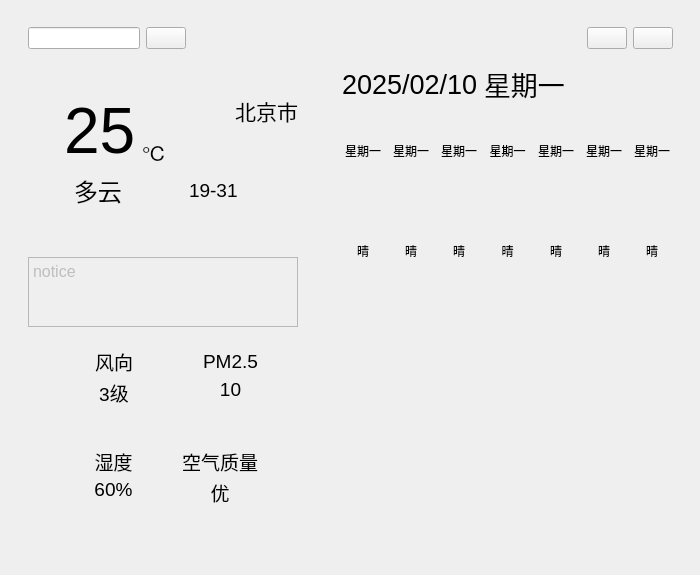
<?xml version="1.0" encoding="UTF-8"?>
<ui version="4.0">
 <class>MainWindow</class>
 <widget class="QMainWindow" name="MainWindow">
  <property name="geometry">
   <rect>
    <x>0</x>
    <y>0</y>
    <width>700</width>
    <height>534</height>
   </rect>
  </property>
  <property name="windowTitle">
   <string>MainWindow</string>
  </property>
  <property name="windowIcon">
   <iconset resource="res.qrc">
    <normaloff>:/picture/cloudy.png</normaloff>:/picture/cloudy.png</iconset>
  </property>
  <widget class="QWidget" name="centralwidget">
   <layout class="QGridLayout" name="gridLayout">
    <item row="1" column="0">
     <widget class="QWidget" name="widget" native="true">
      <property name="autoFillBackground">
       <bool>false</bool>
      </property>
      <layout class="QHBoxLayout" name="horizontalLayout_15" stretch="8,1,10">
       <property name="spacing">
        <number>0</number>
       </property>
       <item>
        <layout class="QVBoxLayout" name="verticalLayout_8" stretch="3,1,1,3">
         <property name="leftMargin">
          <number>10</number>
         </property>
         <property name="bottomMargin">
          <number>10</number>
         </property>
         <item>
          <widget class="QWidget" name="widget_weather" native="true">
           <layout class="QVBoxLayout" name="verticalLayout_9">
            <property name="leftMargin">
             <number>0</number>
            </property>
            <property name="rightMargin">
             <number>0</number>
            </property>
            <item>
             <layout class="QHBoxLayout" name="horizontalLayout_7">
              <item>
               <widget class="QLineEdit" name="lineEdit"/>
              </item>
              <item>
               <widget class="QPushButton" name="pushButton_seek">
                <property name="text">
                 <string/>
                </property>
                <property name="icon">
                 <iconset theme="QIcon::ThemeIcon::EditFind"/>
                </property>
               </widget>
              </item>
              <item>
               <spacer name="horizontalSpacer">
                <property name="orientation">
                 <enum>Qt::Orientation::Horizontal</enum>
                </property>
                <property name="sizeHint" stdset="0">
                 <size>
                  <width>40</width>
                  <height>20</height>
                 </size>
                </property>
               </spacer>
              </item>
             </layout>
            </item>
            <item>
             <spacer name="verticalSpacer_2">
              <property name="orientation">
               <enum>Qt::Orientation::Vertical</enum>
              </property>
              <property name="sizeType">
               <enum>QSizePolicy::Policy::Minimum</enum>
              </property>
              <property name="sizeHint" stdset="0">
               <size>
                <width>20</width>
                <height>40</height>
               </size>
              </property>
             </spacer>
            </item>
            <item>
             <layout class="QHBoxLayout" name="horizontalLayout_14">
              <item>
               <layout class="QVBoxLayout" name="verticalLayout_7">
                <item>
                 <widget class="QLabel" name="label_weatherPic">
                  <property name="text">
                   <string/>
                  </property>
                 </widget>
                </item>
                <item>
                 <spacer name="verticalSpacer_3">
                  <property name="orientation">
                   <enum>Qt::Orientation::Vertical</enum>
                  </property>
                  <property name="sizeHint" stdset="0">
                   <size>
                    <width>20</width>
                    <height>18</height>
                   </size>
                  </property>
                 </spacer>
                </item>
               </layout>
              </item>
              <item>
               <layout class="QVBoxLayout" name="verticalLayout_6">
                <property name="leftMargin">
                 <number>10</number>
                </property>
                <item>
                 <layout class="QHBoxLayout" name="horizontalLayout_9">
                  <item>
                   <widget class="QLabel" name="label_curtemperature">
                    <property name="font">
                     <font>
                      <pointsize>48</pointsize>
                     </font>
                    </property>
                    <property name="text">
                     <string>25</string>
                    </property>
                    <property name="alignment">
                     <set>Qt::AlignmentFlag::AlignBottom|Qt::AlignmentFlag::AlignLeading|Qt::AlignmentFlag::AlignLeft</set>
                    </property>
                   </widget>
                  </item>
                  <item>
                   <layout class="QVBoxLayout" name="verticalLayout_5">
                    <item>
                     <widget class="QLabel" name="label_city">
                      <property name="font">
                       <font>
                        <pointsize>16</pointsize>
                       </font>
                      </property>
                      <property name="text">
                       <string>北京市</string>
                      </property>
                      <property name="alignment">
                       <set>Qt::AlignmentFlag::AlignRight|Qt::AlignmentFlag::AlignTop|Qt::AlignmentFlag::AlignTrailing</set>
                      </property>
                     </widget>
                    </item>
                    <item>
                     <layout class="QHBoxLayout" name="horizontalLayout_6">
                      <item>
                       <widget class="QLabel" name="label">
                        <property name="font">
                         <font>
                          <pointsize>16</pointsize>
                         </font>
                        </property>
                        <property name="text">
                         <string>℃</string>
                        </property>
                        <property name="alignment">
                         <set>Qt::AlignmentFlag::AlignBottom|Qt::AlignmentFlag::AlignLeading|Qt::AlignmentFlag::AlignLeft</set>
                        </property>
                        <property name="margin">
                         <number>10</number>
                        </property>
                       </widget>
                      </item>
                      <item>
                       <spacer name="horizontalSpacer_6">
                        <property name="orientation">
                         <enum>Qt::Orientation::Horizontal</enum>
                        </property>
                        <property name="sizeHint" stdset="0">
                         <size>
                          <width>40</width>
                          <height>20</height>
                         </size>
                        </property>
                       </spacer>
                      </item>
                     </layout>
                    </item>
                   </layout>
                  </item>
                 </layout>
                </item>
                <item>
                 <layout class="QHBoxLayout" name="horizontalLayout_5">
                  <property name="leftMargin">
                   <number>10</number>
                  </property>
                  <item>
                   <widget class="QLabel" name="label_weatherText">
                    <property name="font">
                     <font>
                      <pointsize>18</pointsize>
                     </font>
                    </property>
                    <property name="text">
                     <string>多云</string>
                    </property>
                   </widget>
                  </item>
                  <item>
                   <spacer name="horizontalSpacer_3">
                    <property name="orientation">
                     <enum>Qt::Orientation::Horizontal</enum>
                    </property>
                    <property name="sizeType">
                     <enum>QSizePolicy::Policy::Expanding</enum>
                    </property>
                    <property name="sizeHint" stdset="0">
                     <size>
                      <width>40</width>
                      <height>10</height>
                     </size>
                    </property>
                   </spacer>
                  </item>
                  <item>
                   <widget class="QLabel" name="label_temperature">
                    <property name="font">
                     <font>
                      <pointsize>14</pointsize>
                     </font>
                    </property>
                    <property name="text">
                     <string>19-31</string>
                    </property>
                   </widget>
                  </item>
                  <item>
                   <spacer name="horizontalSpacer_5">
                    <property name="orientation">
                     <enum>Qt::Orientation::Horizontal</enum>
                    </property>
                    <property name="sizeType">
                     <enum>QSizePolicy::Policy::Expanding</enum>
                    </property>
                    <property name="sizeHint" stdset="0">
                     <size>
                      <width>40</width>
                      <height>20</height>
                     </size>
                    </property>
                   </spacer>
                  </item>
                 </layout>
                </item>
               </layout>
              </item>
             </layout>
            </item>
           </layout>
          </widget>
         </item>
         <item>
          <spacer name="verticalSpacer">
           <property name="orientation">
            <enum>Qt::Orientation::Vertical</enum>
           </property>
           <property name="sizeType">
            <enum>QSizePolicy::Policy::MinimumExpanding</enum>
           </property>
           <property name="sizeHint" stdset="0">
            <size>
             <width>20</width>
             <height>40</height>
            </size>
           </property>
          </spacer>
         </item>
         <item>
          <widget class="QPlainTextEdit" name="plainTextEdit">
           <property name="enabled">
            <bool>false</bool>
           </property>
           <property name="font">
            <font>
             <pointsize>12</pointsize>
            </font>
           </property>
           <property name="horizontalScrollBarPolicy">
            <enum>Qt::ScrollBarPolicy::ScrollBarAsNeeded</enum>
           </property>
           <property name="plainText">
            <string>notice
</string>
           </property>
          </widget>
         </item>
         <item>
          <widget class="QWidget" name="widget_info" native="true">
           <layout class="QGridLayout" name="gridLayout_2" rowstretch="0,0" columnstretch="0,0">
            <property name="leftMargin">
             <number>40</number>
            </property>
            <property name="topMargin">
             <number>20</number>
            </property>
            <property name="rightMargin">
             <number>40</number>
            </property>
            <property name="bottomMargin">
             <number>40</number>
            </property>
            <property name="spacing">
             <number>40</number>
            </property>
            <item row="0" column="0">
             <layout class="QHBoxLayout" name="horizontalLayout" stretch="1,1">
              <property name="spacing">
               <number>2</number>
              </property>
              <item>
               <widget class="QLabel" name="label_windPic">
                <property name="text">
                 <string/>
                </property>
                <property name="alignment">
                 <set>Qt::AlignmentFlag::AlignRight|Qt::AlignmentFlag::AlignTrailing|Qt::AlignmentFlag::AlignVCenter</set>
                </property>
               </widget>
              </item>
              <item>
               <layout class="QVBoxLayout" name="verticalLayout">
                <item>
                 <widget class="QLabel" name="label_wind">
                  <property name="font">
                   <font>
                    <pointsize>14</pointsize>
                   </font>
                  </property>
                  <property name="text">
                   <string>风向</string>
                  </property>
                  <property name="alignment">
                   <set>Qt::AlignmentFlag::AlignCenter</set>
                  </property>
                 </widget>
                </item>
                <item>
                 <widget class="QLabel" name="label_windPower">
                  <property name="font">
                   <font>
                    <pointsize>14</pointsize>
                   </font>
                  </property>
                  <property name="text">
                   <string>3级</string>
                  </property>
                  <property name="alignment">
                   <set>Qt::AlignmentFlag::AlignHCenter|Qt::AlignmentFlag::AlignTop</set>
                  </property>
                 </widget>
                </item>
               </layout>
              </item>
             </layout>
            </item>
            <item row="1" column="1">
             <layout class="QHBoxLayout" name="horizontalLayout_4">
              <property name="spacing">
               <number>2</number>
              </property>
              <item>
               <widget class="QLabel" name="label_qualityPic">
                <property name="text">
                 <string/>
                </property>
                <property name="alignment">
                 <set>Qt::AlignmentFlag::AlignRight|Qt::AlignmentFlag::AlignTrailing|Qt::AlignmentFlag::AlignVCenter</set>
                </property>
               </widget>
              </item>
              <item>
               <layout class="QVBoxLayout" name="verticalLayout_4">
                <item>
                 <widget class="QLabel" name="quality">
                  <property name="font">
                   <font>
                    <pointsize>14</pointsize>
                   </font>
                  </property>
                  <property name="text">
                   <string>空气质量</string>
                  </property>
                  <property name="alignment">
                   <set>Qt::AlignmentFlag::AlignCenter</set>
                  </property>
                  <property name="margin">
                   <number>3</number>
                  </property>
                 </widget>
                </item>
                <item>
                 <widget class="QLabel" name="label_quality">
                  <property name="font">
                   <font>
                    <pointsize>14</pointsize>
                   </font>
                  </property>
                  <property name="text">
                   <string>优</string>
                  </property>
                  <property name="alignment">
                   <set>Qt::AlignmentFlag::AlignHCenter|Qt::AlignmentFlag::AlignTop</set>
                  </property>
                 </widget>
                </item>
               </layout>
              </item>
             </layout>
            </item>
            <item row="0" column="1">
             <layout class="QHBoxLayout" name="horizontalLayout_2">
              <property name="spacing">
               <number>2</number>
              </property>
              <item>
               <widget class="QLabel" name="label_PM25Pic">
                <property name="text">
                 <string/>
                </property>
                <property name="alignment">
                 <set>Qt::AlignmentFlag::AlignRight|Qt::AlignmentFlag::AlignTrailing|Qt::AlignmentFlag::AlignVCenter</set>
                </property>
               </widget>
              </item>
              <item>
               <layout class="QVBoxLayout" name="verticalLayout_2">
                <item>
                 <widget class="QLabel" name="PM25">
                  <property name="font">
                   <font>
                    <pointsize>14</pointsize>
                   </font>
                  </property>
                  <property name="text">
                   <string>PM2.5</string>
                  </property>
                  <property name="alignment">
                   <set>Qt::AlignmentFlag::AlignCenter</set>
                  </property>
                 </widget>
                </item>
                <item>
                 <widget class="QLabel" name="label_PM25">
                  <property name="font">
                   <font>
                    <pointsize>14</pointsize>
                   </font>
                  </property>
                  <property name="text">
                   <string>10</string>
                  </property>
                  <property name="alignment">
                   <set>Qt::AlignmentFlag::AlignHCenter|Qt::AlignmentFlag::AlignTop</set>
                  </property>
                 </widget>
                </item>
               </layout>
              </item>
             </layout>
            </item>
            <item row="1" column="0">
             <layout class="QHBoxLayout" name="horizontalLayout_3">
              <property name="spacing">
               <number>2</number>
              </property>
              <item>
               <widget class="QLabel" name="label_humidityPic">
                <property name="text">
                 <string/>
                </property>
                <property name="alignment">
                 <set>Qt::AlignmentFlag::AlignRight|Qt::AlignmentFlag::AlignTrailing|Qt::AlignmentFlag::AlignVCenter</set>
                </property>
               </widget>
              </item>
              <item>
               <layout class="QVBoxLayout" name="verticalLayout_3">
                <item>
                 <widget class="QLabel" name="humidity">
                  <property name="font">
                   <font>
                    <pointsize>14</pointsize>
                   </font>
                  </property>
                  <property name="text">
                   <string>湿度</string>
                  </property>
                  <property name="alignment">
                   <set>Qt::AlignmentFlag::AlignCenter</set>
                  </property>
                 </widget>
                </item>
                <item>
                 <widget class="QLabel" name="label_humidity">
                  <property name="font">
                   <font>
                    <pointsize>14</pointsize>
                   </font>
                  </property>
                  <property name="text">
                   <string>60%</string>
                  </property>
                  <property name="alignment">
                   <set>Qt::AlignmentFlag::AlignHCenter|Qt::AlignmentFlag::AlignTop</set>
                  </property>
                 </widget>
                </item>
               </layout>
              </item>
             </layout>
            </item>
           </layout>
          </widget>
         </item>
        </layout>
       </item>
       <item>
        <spacer name="horizontalSpacer_4">
         <property name="orientation">
          <enum>Qt::Orientation::Horizontal</enum>
         </property>
         <property name="sizeHint" stdset="0">
          <size>
           <width>40</width>
           <height>20</height>
          </size>
         </property>
        </spacer>
       </item>
       <item>
        <layout class="QVBoxLayout" name="verticalLayout_33" stretch="1,10">
         <item>
          <layout class="QHBoxLayout" name="horizontalLayout_8">
           <item>
            <widget class="QWidget" name="widget_date" native="true">
             <layout class="QGridLayout" name="gridLayout_4">
              <property name="bottomMargin">
               <number>0</number>
              </property>
              <item row="0" column="0">
               <layout class="QGridLayout" name="gridLayout_3">
                <item row="0" column="4">
                 <widget class="QPushButton" name="pushButton_quit">
                  <property name="text">
                   <string/>
                  </property>
                  <property name="icon">
                   <iconset theme="QIcon::ThemeIcon::ApplicationExit"/>
                  </property>
                 </widget>
                </item>
                <item row="0" column="3">
                 <widget class="QPushButton" name="pushButton_min">
                  <property name="text">
                   <string/>
                  </property>
                  <property name="icon">
                   <iconset theme="QIcon::ThemeIcon::ListRemove"/>
                  </property>
                 </widget>
                </item>
                <item row="1" column="1">
                 <widget class="QLabel" name="label_week">
                  <property name="font">
                   <font>
                    <pointsize>20</pointsize>
                   </font>
                  </property>
                  <property name="text">
                   <string>星期一</string>
                  </property>
                  <property name="alignment">
                   <set>Qt::AlignmentFlag::AlignLeading|Qt::AlignmentFlag::AlignLeft|Qt::AlignmentFlag::AlignVCenter</set>
                  </property>
                 </widget>
                </item>
                <item row="1" column="2">
                 <spacer name="horizontalSpacer_2">
                  <property name="orientation">
                   <enum>Qt::Orientation::Horizontal</enum>
                  </property>
                  <property name="sizeHint" stdset="0">
                   <size>
                    <width>58</width>
                    <height>58</height>
                   </size>
                  </property>
                 </spacer>
                </item>
                <item row="1" column="0">
                 <widget class="QLabel" name="label_datetime">
                  <property name="font">
                   <font>
                    <pointsize>20</pointsize>
                   </font>
                  </property>
                  <property name="text">
                   <string>2025/02/10</string>
                  </property>
                  <property name="alignment">
                   <set>Qt::AlignmentFlag::AlignLeading|Qt::AlignmentFlag::AlignLeft|Qt::AlignmentFlag::AlignVCenter</set>
                  </property>
                  <property name="margin">
                   <number>20</number>
                  </property>
                 </widget>
                </item>
               </layout>
              </item>
             </layout>
            </widget>
           </item>
          </layout>
         </item>
         <item>
          <widget class="QWidget" name="widget_show" native="true">
           <layout class="QVBoxLayout" name="verticalLayout_31" stretch="2,2,5,1,1">
            <property name="topMargin">
             <number>0</number>
            </property>
            <item>
             <widget class="QWidget" name="widget_1" native="true">
              <layout class="QHBoxLayout" name="horizontalLayout_10">
               <property name="spacing">
                <number>6</number>
               </property>
               <property name="leftMargin">
                <number>0</number>
               </property>
               <property name="rightMargin">
                <number>0</number>
               </property>
               <item>
                <widget class="QLabel" name="label_day0">
                 <property name="text">
                  <string>星期一</string>
                 </property>
                 <property name="alignment">
                  <set>Qt::AlignmentFlag::AlignCenter</set>
                 </property>
                 <property name="wordWrap">
                  <bool>true</bool>
                 </property>
                </widget>
               </item>
               <item>
                <widget class="QLabel" name="label_day1">
                 <property name="text">
                  <string>星期一</string>
                 </property>
                 <property name="alignment">
                  <set>Qt::AlignmentFlag::AlignCenter</set>
                 </property>
                </widget>
               </item>
               <item>
                <widget class="QLabel" name="label_day2">
                 <property name="text">
                  <string>星期一</string>
                 </property>
                 <property name="alignment">
                  <set>Qt::AlignmentFlag::AlignCenter</set>
                 </property>
                </widget>
               </item>
               <item>
                <widget class="QLabel" name="label_day3">
                 <property name="text">
                  <string>星期一</string>
                 </property>
                 <property name="alignment">
                  <set>Qt::AlignmentFlag::AlignCenter</set>
                 </property>
                </widget>
               </item>
               <item>
                <widget class="QLabel" name="label_day4">
                 <property name="text">
                  <string>星期一</string>
                 </property>
                 <property name="alignment">
                  <set>Qt::AlignmentFlag::AlignCenter</set>
                 </property>
                </widget>
               </item>
               <item>
                <widget class="QLabel" name="label_day5">
                 <property name="text">
                  <string>星期一</string>
                 </property>
                 <property name="alignment">
                  <set>Qt::AlignmentFlag::AlignCenter</set>
                 </property>
                </widget>
               </item>
               <item>
                <widget class="QLabel" name="label_day6">
                 <property name="text">
                  <string>星期一</string>
                 </property>
                 <property name="alignment">
                  <set>Qt::AlignmentFlag::AlignCenter</set>
                 </property>
                </widget>
               </item>
              </layout>
             </widget>
            </item>
            <item>
             <widget class="QWidget" name="widget_2" native="true">
              <layout class="QHBoxLayout" name="horizontalLayout_11">
               <property name="leftMargin">
                <number>0</number>
               </property>
               <property name="topMargin">
                <number>0</number>
               </property>
               <property name="rightMargin">
                <number>0</number>
               </property>
               <property name="bottomMargin">
                <number>0</number>
               </property>
               <item>
                <layout class="QVBoxLayout" name="verticalLayout_13">
                 <item>
                  <widget class="QLabel" name="label_dayPic0">
                   <property name="text">
                    <string/>
                   </property>
                   <property name="alignment">
                    <set>Qt::AlignmentFlag::AlignCenter</set>
                   </property>
                  </widget>
                 </item>
                 <item>
                  <widget class="QLabel" name="label_dayText0">
                   <property name="text">
                    <string>晴</string>
                   </property>
                   <property name="alignment">
                    <set>Qt::AlignmentFlag::AlignCenter</set>
                   </property>
                  </widget>
                 </item>
                </layout>
               </item>
               <item>
                <layout class="QVBoxLayout" name="verticalLayout_14">
                 <item>
                  <widget class="QLabel" name="label_dayPic1">
                   <property name="text">
                    <string/>
                   </property>
                   <property name="alignment">
                    <set>Qt::AlignmentFlag::AlignCenter</set>
                   </property>
                  </widget>
                 </item>
                 <item>
                  <widget class="QLabel" name="label_dayText1">
                   <property name="text">
                    <string>晴</string>
                   </property>
                   <property name="alignment">
                    <set>Qt::AlignmentFlag::AlignCenter</set>
                   </property>
                  </widget>
                 </item>
                </layout>
               </item>
               <item>
                <layout class="QVBoxLayout" name="verticalLayout_15">
                 <item>
                  <widget class="QLabel" name="label_dayPic2">
                   <property name="text">
                    <string/>
                   </property>
                   <property name="alignment">
                    <set>Qt::AlignmentFlag::AlignCenter</set>
                   </property>
                  </widget>
                 </item>
                 <item>
                  <widget class="QLabel" name="label_dayText2">
                   <property name="text">
                    <string>晴</string>
                   </property>
                   <property name="alignment">
                    <set>Qt::AlignmentFlag::AlignCenter</set>
                   </property>
                  </widget>
                 </item>
                </layout>
               </item>
               <item>
                <layout class="QVBoxLayout" name="verticalLayout_16">
                 <item>
                  <widget class="QLabel" name="label_dayPic3">
                   <property name="text">
                    <string/>
                   </property>
                   <property name="alignment">
                    <set>Qt::AlignmentFlag::AlignCenter</set>
                   </property>
                  </widget>
                 </item>
                 <item>
                  <widget class="QLabel" name="label_dayText3">
                   <property name="text">
                    <string>晴</string>
                   </property>
                   <property name="alignment">
                    <set>Qt::AlignmentFlag::AlignCenter</set>
                   </property>
                  </widget>
                 </item>
                </layout>
               </item>
               <item>
                <layout class="QVBoxLayout" name="verticalLayout_17">
                 <item>
                  <widget class="QLabel" name="label_dayPic4">
                   <property name="text">
                    <string/>
                   </property>
                   <property name="alignment">
                    <set>Qt::AlignmentFlag::AlignCenter</set>
                   </property>
                  </widget>
                 </item>
                 <item>
                  <widget class="QLabel" name="label_dayText4">
                   <property name="text">
                    <string>晴</string>
                   </property>
                   <property name="alignment">
                    <set>Qt::AlignmentFlag::AlignCenter</set>
                   </property>
                  </widget>
                 </item>
                </layout>
               </item>
               <item>
                <layout class="QVBoxLayout" name="verticalLayout_18">
                 <item>
                  <widget class="QLabel" name="label_dayPic5">
                   <property name="text">
                    <string/>
                   </property>
                   <property name="alignment">
                    <set>Qt::AlignmentFlag::AlignCenter</set>
                   </property>
                  </widget>
                 </item>
                 <item>
                  <widget class="QLabel" name="label_dayText5">
                   <property name="text">
                    <string>晴</string>
                   </property>
                   <property name="alignment">
                    <set>Qt::AlignmentFlag::AlignCenter</set>
                   </property>
                  </widget>
                 </item>
                </layout>
               </item>
               <item>
                <layout class="QVBoxLayout" name="verticalLayout_19">
                 <item>
                  <widget class="QLabel" name="label_dayPic6">
                   <property name="text">
                    <string/>
                   </property>
                   <property name="alignment">
                    <set>Qt::AlignmentFlag::AlignCenter</set>
                   </property>
                  </widget>
                 </item>
                 <item>
                  <widget class="QLabel" name="label_dayText6">
                   <property name="text">
                    <string>晴</string>
                   </property>
                   <property name="alignment">
                    <set>Qt::AlignmentFlag::AlignCenter</set>
                   </property>
                  </widget>
                 </item>
                </layout>
               </item>
              </layout>
             </widget>
            </item>
            <item>
             <widget class="TemperatureWidget" name="widget_3" native="true"/>
            </item>
            <item>
             <widget class="QWidget" name="widget_4" native="true">
              <layout class="QHBoxLayout" name="horizontalLayout_12">
               <property name="leftMargin">
                <number>6</number>
               </property>
               <property name="topMargin">
                <number>0</number>
               </property>
               <property name="rightMargin">
                <number>6</number>
               </property>
               <property name="bottomMargin">
                <number>0</number>
               </property>
               <item>
                <widget class="QLabel" name="label_dayQuality0">
                 <property name="text">
                  <string/>
                 </property>
                 <property name="alignment">
                  <set>Qt::AlignmentFlag::AlignCenter</set>
                 </property>
                </widget>
               </item>
               <item>
                <widget class="QLabel" name="label_dayQuality1">
                 <property name="text">
                  <string/>
                 </property>
                 <property name="alignment">
                  <set>Qt::AlignmentFlag::AlignCenter</set>
                 </property>
                </widget>
               </item>
               <item>
                <widget class="QLabel" name="label_dayQuality2">
                 <property name="text">
                  <string/>
                 </property>
                 <property name="alignment">
                  <set>Qt::AlignmentFlag::AlignCenter</set>
                 </property>
                </widget>
               </item>
               <item>
                <widget class="QLabel" name="label_dayQuality3">
                 <property name="text">
                  <string/>
                 </property>
                 <property name="alignment">
                  <set>Qt::AlignmentFlag::AlignCenter</set>
                 </property>
                </widget>
               </item>
               <item>
                <widget class="QLabel" name="label_dayQuality4">
                 <property name="text">
                  <string/>
                 </property>
                 <property name="alignment">
                  <set>Qt::AlignmentFlag::AlignCenter</set>
                 </property>
                </widget>
               </item>
               <item>
                <widget class="QLabel" name="label_dayQuality5">
                 <property name="text">
                  <string/>
                 </property>
                 <property name="alignment">
                  <set>Qt::AlignmentFlag::AlignCenter</set>
                 </property>
                </widget>
               </item>
               <item>
                <widget class="QLabel" name="label_dayQuality6">
                 <property name="text">
                  <string/>
                 </property>
                 <property name="alignment">
                  <set>Qt::AlignmentFlag::AlignCenter</set>
                 </property>
                </widget>
               </item>
              </layout>
             </widget>
            </item>
            <item>
             <widget class="QWidget" name="widget_5" native="true">
              <layout class="QHBoxLayout" name="horizontalLayout_13">
               <item>
                <widget class="QLabel" name="label_dayWind0">
                 <property name="text">
                  <string/>
                 </property>
                 <property name="alignment">
                  <set>Qt::AlignmentFlag::AlignCenter</set>
                 </property>
                </widget>
               </item>
               <item>
                <widget class="QLabel" name="label_dayWind1">
                 <property name="text">
                  <string/>
                 </property>
                 <property name="alignment">
                  <set>Qt::AlignmentFlag::AlignCenter</set>
                 </property>
                </widget>
               </item>
               <item>
                <widget class="QLabel" name="label_dayWind2">
                 <property name="text">
                  <string/>
                 </property>
                 <property name="alignment">
                  <set>Qt::AlignmentFlag::AlignCenter</set>
                 </property>
                </widget>
               </item>
               <item>
                <widget class="QLabel" name="label_dayWind3">
                 <property name="text">
                  <string/>
                 </property>
                 <property name="alignment">
                  <set>Qt::AlignmentFlag::AlignCenter</set>
                 </property>
                </widget>
               </item>
               <item>
                <widget class="QLabel" name="label_dayWind4">
                 <property name="text">
                  <string/>
                 </property>
                 <property name="alignment">
                  <set>Qt::AlignmentFlag::AlignCenter</set>
                 </property>
                </widget>
               </item>
               <item>
                <widget class="QLabel" name="label_dayWind5">
                 <property name="text">
                  <string/>
                 </property>
                 <property name="alignment">
                  <set>Qt::AlignmentFlag::AlignCenter</set>
                 </property>
                </widget>
               </item>
               <item>
                <widget class="QLabel" name="label_dayWind6">
                 <property name="text">
                  <string/>
                 </property>
                 <property name="alignment">
                  <set>Qt::AlignmentFlag::AlignCenter</set>
                 </property>
                </widget>
               </item>
              </layout>
             </widget>
            </item>
           </layout>
          </widget>
         </item>
        </layout>
       </item>
      </layout>
     </widget>
    </item>
   </layout>
  </widget>
 </widget>
 <customwidgets>
  <customwidget>
   <class>TemperatureWidget</class>
   <extends>QWidget</extends>
   <header location="global">temperaturewidget.h</header>
   <container>1</container>
  </customwidget>
 </customwidgets>
 <resources>
  <include location="res.qrc"/>
 </resources>
 <connections/>
</ui>
